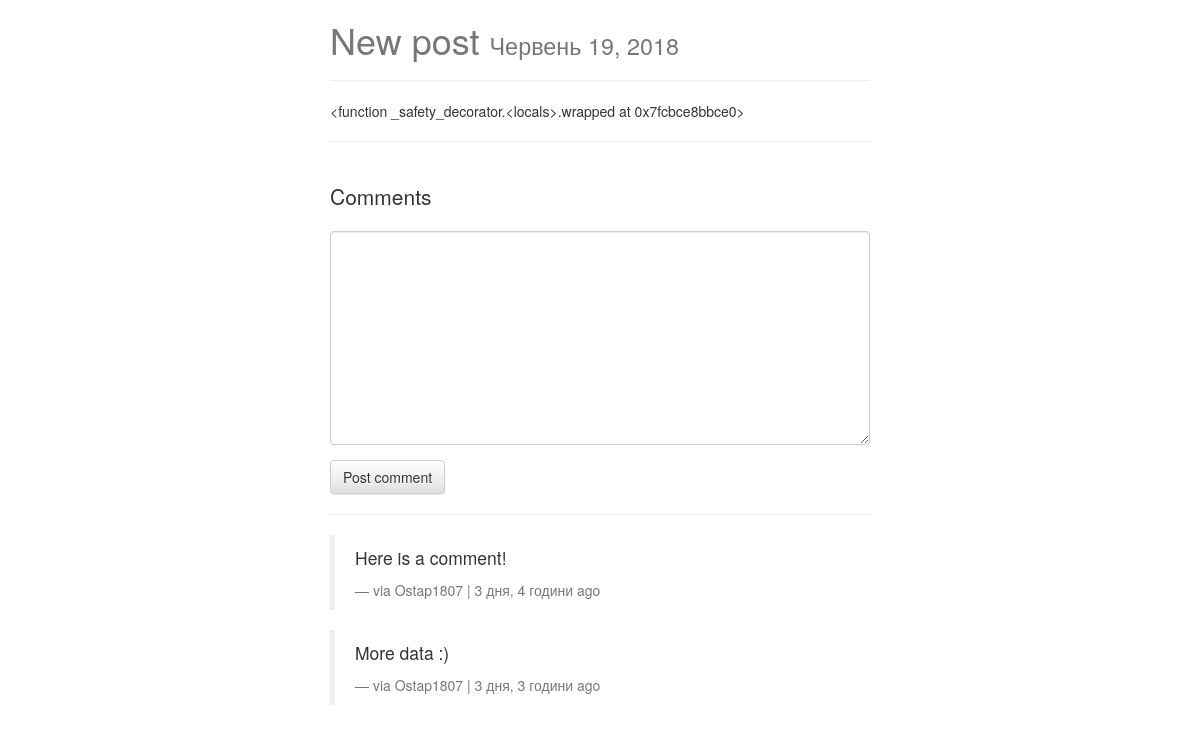
Page /posts/new-post/ on the earlier database version.
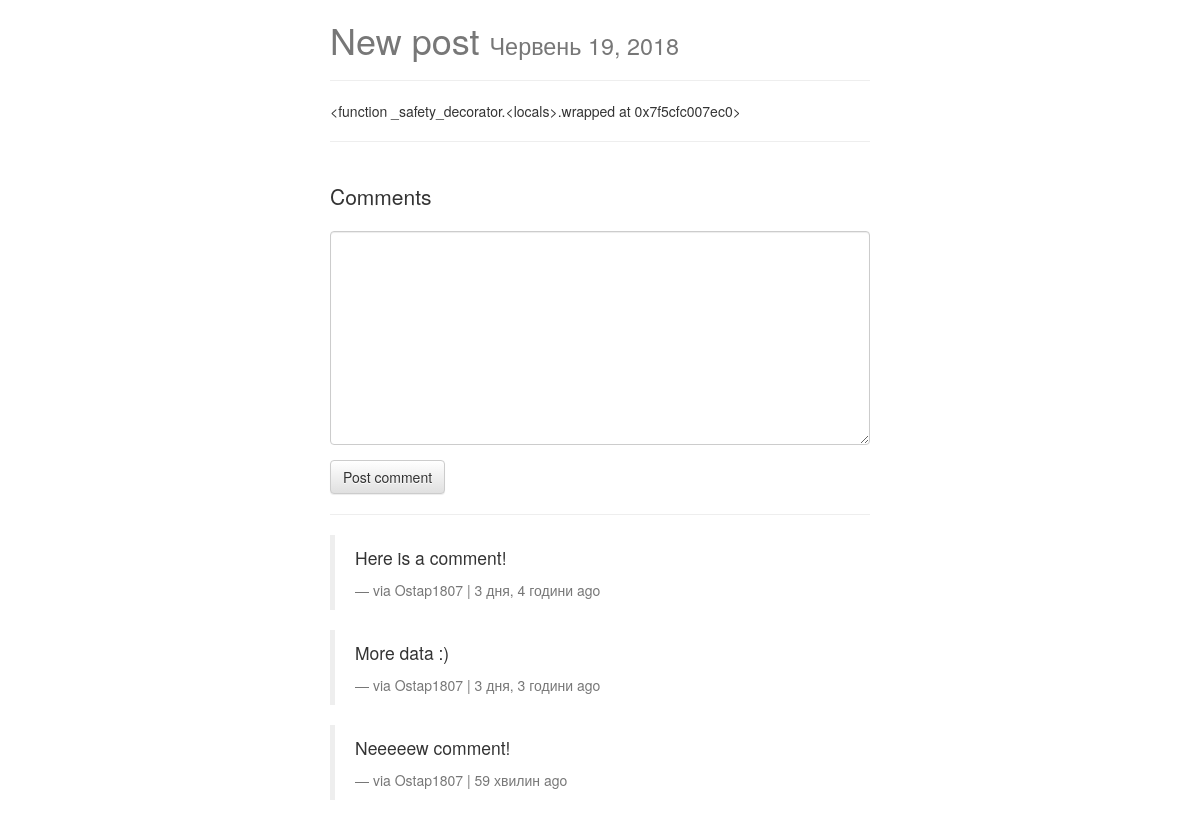
Same page on the later database version.
### posts/models.py (models this page shows, shortened)
class Post(models.Model):
    user = models.ForeignKey(settings.AUTH_USER_MODEL, default=1)
    title = models.CharField(max_length=120)
    slug = models.SlugField(unique=True)
    image = models.ImageField(upload_to=upload_location,
                              null=True, blank=True,
                              width_field="width_field",
                              height_field="height_field")
    height_field = models.IntegerField(default=0)
    width_field = models.IntegerField(default=0)
    content = models.TextField()
    draft = models.BooleanField(default=False)
    publish = models.DateField(auto_now=False, auto_now_add=False)
    updated = models.DateTimeField(auto_now=True, auto_now_add=False)
    timestamp = models.DateTimeField(auto_now=False, auto_now_add=True)
    objects = PostManager()
    class Meta:
        ordering = ["-timestamp", "-updated"]
    def get_markdown(self):
        content = self.content
        markdown_text = markdown(content)
        return mark_safe(markdown_text)
    @property
    def comments(self):
        instance = self
        qs = Comment.objects.filter_by_instance(instance)
        return qs
    @property
    def get_content_type(self):
        instance = self
        content_type = ContentType.objects.get_for_model(instance.__class__)
        return content_type

### comments/models.py (models this page shows, shortened)
class Comment(models.Model):
    user = models.ForeignKey(settings.AUTH_USER_MODEL, default=1)
    content_type = models.ForeignKey(ContentType, on_delete=models.CASCADE, null=True)
    object_id = models.PositiveIntegerField(null=True)
    content_object = GenericForeignKey('content_type', 'object_id')
    content = models.TextField()
    timestamp = models.DateTimeField(auto_now_add=True)
    objects = CommentManager()

### posts/views.py (the view, shortened to what this page needs)
# urls.py: url(r'^(?P<slug>[\w-]+)/$', post_detail, name='detail'),
def post_detail(request, slug=None):
    instance = get_object_or_404(Post, slug=slug)
    if instance.publish > timezone.now().date() or instance.draft:
        if not request.user.is_staff or not request.user.is_superuser:
            raise Http404
    share_string = quote_plus(instance.content)
    initial_data = {
        "content_type": instance.get_content_type,
        "object_id": instance.id
    }
    form = CommentForm(request.POST or None, initial=initial_data)
    comments = instance.comments
    context = {
        "title": instance.title,
        "instance": instance,
        "share_string": share_string,
        "comments": comments,
        "comment_form": form
    }
    return render(request, "post_detail.html", context)

### comments/forms.py
class CommentForm(forms.Form):
        content_type = forms.CharField(widget=forms.HiddenInput)
        object_id = forms.IntegerField(widget=forms.HiddenInput)
        parent_id = forms.IntegerField(widget=forms.HiddenInput, required=False)
        content = forms.CharField(label='', widget=forms.Textarea)

### comments/models.py (called while the page is built)
    def filter_by_instance(self, instance):
        content_type = ContentType.objects.get_for_model(instance.__class__)
        obj_id = instance.id
        qs = super(CommentManager, self).filter(content_type=content_type,
                                          object_id=obj_id)
        return qs

### templates/post_detail.html (shortened to what this page needs)
{% extends "base.html" %}
{% load urlify %}
{% load crispy_forms_tags %}
{% block content %}
<div class="col-sm-6 col-sm-offset-3">
    <h1>{{ instance.title }} <small>{% if instance.draft %} <span style="color: red;">Draft</span> {% endif %} {{ instance.publish }}</small></h1>
    <p>
    <hr/>
    </p>
    <div class="row">
    <div class="col-sm-12 ">
        <div class="post-detail-item">{{ instance.get_markdown }}</div>
    <hr/>
    <br/>
     <div>
         <p class="lead">Comments</p>
         <form method="POST" action=".">
             {{ comment_form|crispy }}
             <input type="submit" value="Post comment" class="btn btn-default">
         </form>
         <hr/>
         {% for comment in comments %}
             <blockquote>
                <p>{{ comment.content }}</p>
                <footer>via {{ comment.user }} | {{ comment.timestamp|timesince }} ago</footer>
             </blockquote>
         {% endfor %}
     </div>
    </div>
    </div>
</div>
{% endblock content %}

### templates/base.html (shortened to what this page needs)
{% load staticfiles %}
<!DOCTYPE html>
<html lang="en">
<head>
    <link rel="stylesheet"
    href="//maxcdn.bootstrapcdn.com/bootstrap/3.3.6/css/bootstrap.min.css">
    <link rel="stylesheet"
    href="//maxcdn.bootstrapcdn.com/bootstrap/3.3.6/css/bootstrap-theme.min.css">
    <link rel="stylesheet" href='{% static "css/style.css" %}'>
    <link rel="stylesheet" href="https://maxcdn.bootstrapcdn.com/font-awesome/4.5.0/css/font-awesome.min.css">
</head>
<body>
    <div class="container">
    {% block content %}
    {% endblock content %}
    </div>
</body>
</html>

### static/css/style.css (style rules this page uses)
h1 { color: #777777; }

Differences in the rows shown:
computed for Post "New post": get_markdown "<function _safety_decorator.<locals>.wrapped at 0x7fcbce8bbce0>" → "<function _safety_decorator.<locals>.wrapped at 0x7f5cfc007ec0>"
added Comment: content "Neeeeew comment!", user "Ostap1807", timestamp "59 хвилин"
